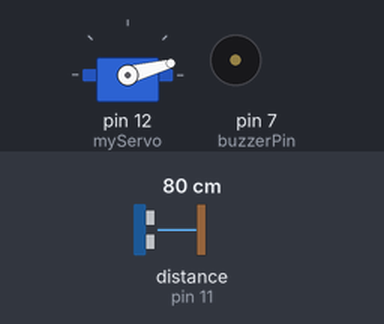
Recording of a sketch running on a simulated Arduino Uno, built with avr-gcc and run on an emulated ATmega328P. Shown: servo, buzzer (waves = sounding, pin HIGH). Wiring (inferred from the names in the program): ultrasonic range finder: trigger pin 10; echo pin 11. Inputs (shaded band) come from the test bench; at power-on: distance to the obstacle (sensor on pin 11) 80 cm. The echo pulse lasts 58.3 µs per cm; pins used as bus, display or sensor lines are not drawn; what the sketch prints to the serial monitor is not drawn.

Above: at 0.01 s.
1.3 s: distance to the obstacle (sensor on pin 11) set to 2 cm
At 2.2 s:
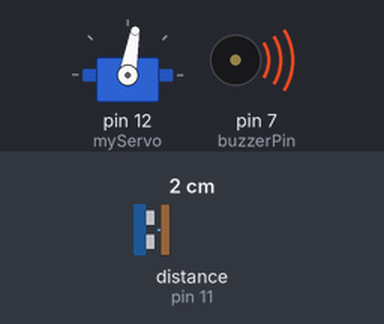
4.3 s: distance to the obstacle (sensor on pin 11) set to 28 cm
7.3 s: distance to the obstacle (sensor on pin 11) set to 33 cm
At 8.4 s:
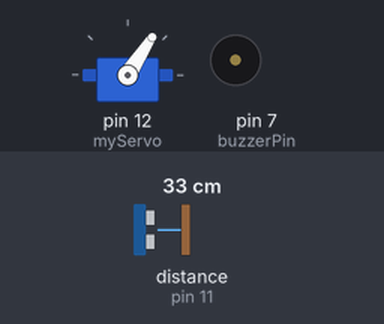
10.3 s: distance to the obstacle (sensor on pin 11) set to 4 cm
At 11.0 s:
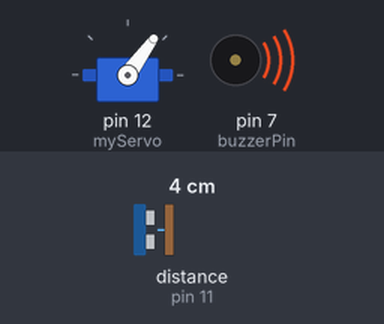
13.3 s: distance to the obstacle (sensor on pin 11) set to 35 cm
At 14.54 s:
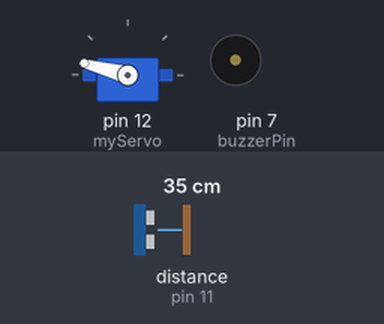
16.3 s: distance to the obstacle (sensor on pin 11) set to 9 cm
At 17.1 s:
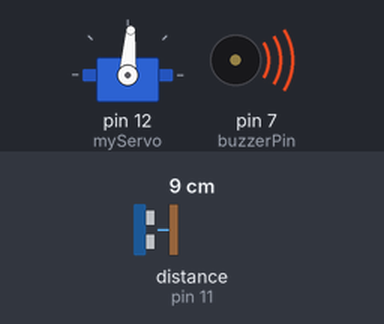
Timing chart, 0 to 20.3 s (numbered marks = the images above; inputs shaded):
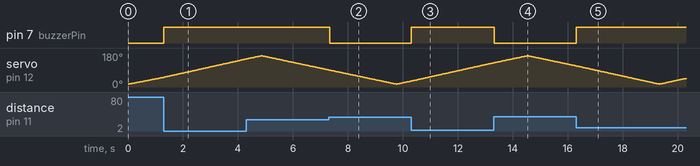

Measured:
- the behaviour switches between 30 and 31 cm on distance to the obstacle (sensor on pin 11) (found by bisection; images 1 and 2)
- after the input at 1.3 s, pin 7 (buzzerPin): LOW → HIGH at once
- after the input at 7.3 s, pin 7 (buzzerPin): HIGH → LOW at once
- after the input at 10.3 s, pin 7 (buzzerPin): LOW → HIGH at once
- after the input at 13.3 s, pin 7 (buzzerPin): HIGH → LOW at once
- after the input at 16.3 s, pin 7 (buzzerPin): LOW → HIGH at once

The sketch:

sketch_apr9a.ino
```cpp
// Includes the Servo library
#include <Servo.h>.
// Defines Tirg and Echo pins of the Ultrasonic Sensor
const int trigPin = 10;
const int echoPin = 11;
const int buzzerPin = 7;
// Variables for the duration and the distance
long duration;
int distance;
Servo myServo; // Creates a servo object for controlling the servo motor
void setup() {
  pinMode(trigPin, OUTPUT); // Sets the trigPin as an Output
  pinMode(echoPin, INPUT);
  pinMode(buzzerPin, OUTPUT);
   // Sets the echoPin as an Input
  Serial.begin(9600);
  myServo.attach(12); // Defines on which pin is the servo motor attached
}
void loop() {
  // rotates the servo motor from 15 to 165 degrees
  for(int i=15;i<=165;i++){
  myServo.write(i);
  delay(30);
  distance = calculateDistance();// Calls a function for calculating the distance measured by the Ultrasonic sensor for each degree
  if(distance < 30) {
    digitalWrite(buzzerPin, HIGH);
  } else{
    digitalWrite(buzzerPin, LOW);
  }
  Serial.print(i); // Sends the current degree into the Serial Port
  Serial.print(","); // Sends addition character right next to the previous value needed later in the Processing IDE for indexing
  Serial.print(distance); // Sends the distance value into the Serial Port
  Serial.print("."); // Sends addition character right next to the previous value needed later in the Processing IDE for indexing
  }
  // Repeats the previous lines from 165 to 15 degrees
  for(int i=165;i>15;i--){
  myServo.write(i);
  delay(30);
  distance = calculateDistance();
  if(distance < 30) {
    digitalWrite(buzzerPin, HIGH);
  } else{
    digitalWrite(buzzerPin, LOW);
  }
  Serial.print(i);
  Serial.print(",");
  Serial.print(distance);
  Serial.print(".");
  }
}
// Function for calculating the distance measured by the Ultrasonic sensor
int calculateDistance(){

  digitalWrite(trigPin, LOW);
  delayMicroseconds(2);
  // Sets the trigPin on HIGH state for 10 micro seconds
  digitalWrite(trigPin, HIGH);
  delayMicroseconds(10);
  digitalWrite(trigPin, LOW);
  duration = pulseIn(echoPin, HIGH); // Reads the echoPin, returns the sound wave travel time in microseconds
  distance= duration*0.034/2;
  return distance;
}
```
